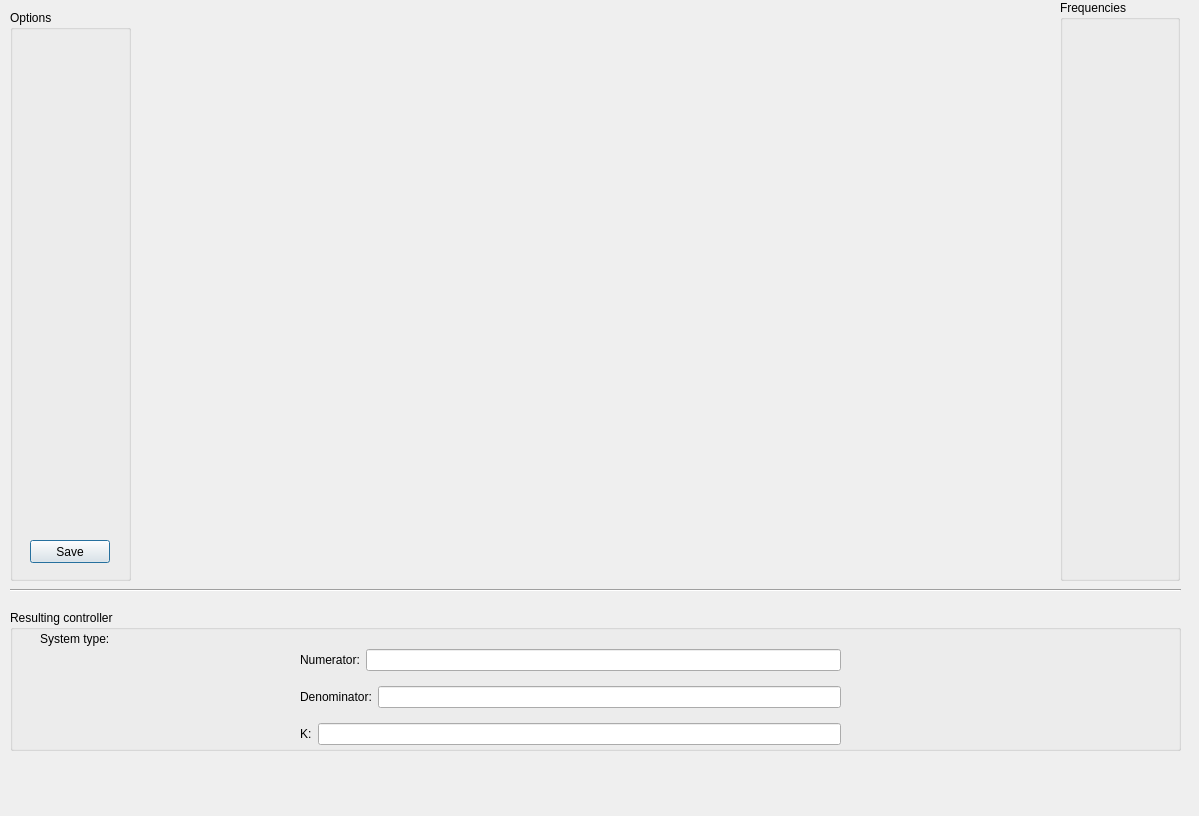
<?xml version="1.0" encoding="UTF-8"?>
<ui version="4.0">
 <class>LoopShapingViewer</class>
 <widget class="QDialog" name="LoopShapingViewer">
  <property name="geometry">
   <rect>
    <x>0</x>
    <y>0</y>
    <width>1199</width>
    <height>816</height>
   </rect>
  </property>
  <property name="windowTitle">
   <string>Dialog</string>
  </property>
  <widget class="QCustomPlot" name="diagrama" native="true">
   <property name="geometry">
    <rect>
     <x>150</x>
     <y>20</y>
     <width>901</width>
     <height>561</height>
    </rect>
   </property>
   <property name="sizeIncrement">
    <size>
     <width>13</width>
     <height>0</height>
    </size>
   </property>
  </widget>
  <widget class="QGroupBox" name="opciones">
   <property name="geometry">
    <rect>
     <x>10</x>
     <y>10</y>
     <width>121</width>
     <height>571</height>
    </rect>
   </property>
   <property name="title">
    <string>Options</string>
   </property>
   <widget class="QPushButton" name="guardar">
    <property name="geometry">
     <rect>
      <x>20</x>
      <y>530</y>
      <width>80</width>
      <height>23</height>
     </rect>
    </property>
    <property name="text">
     <string>Save</string>
    </property>
   </widget>
  </widget>
  <widget class="QGroupBox" name="frecuencias">
   <property name="geometry">
    <rect>
     <x>1060</x>
     <y>0</y>
     <width>120</width>
     <height>581</height>
    </rect>
   </property>
   <property name="title">
    <string>Frequencies</string>
   </property>
  </widget>
  <widget class="Line" name="line">
   <property name="geometry">
    <rect>
     <x>10</x>
     <y>580</y>
     <width>1171</width>
     <height>20</height>
    </rect>
   </property>
   <property name="orientation">
    <enum>Qt::Horizontal</enum>
   </property>
  </widget>
  <widget class="QGroupBox" name="cajaControlador">
   <property name="geometry">
    <rect>
     <x>10</x>
     <y>610</y>
     <width>1171</width>
     <height>141</height>
    </rect>
   </property>
   <property name="title">
    <string>Resulting controller</string>
   </property>
   <widget class="QLabel" name="label">
    <property name="geometry">
     <rect>
      <x>30</x>
      <y>20</y>
      <width>101</width>
      <height>17</height>
     </rect>
    </property>
    <property name="text">
     <string>System type:</string>
    </property>
   </widget>
   <widget class="QLabel" name="tipoSistema">
    <property name="geometry">
     <rect>
      <x>50</x>
      <y>50</y>
      <width>121</width>
      <height>71</height>
     </rect>
    </property>
    <property name="text">
     <string/>
    </property>
   </widget>
   <widget class="QWidget" name="layoutWidget">
    <property name="geometry">
     <rect>
      <x>290</x>
      <y>30</y>
      <width>541</width>
      <height>116</height>
     </rect>
    </property>
    <layout class="QVBoxLayout" name="verticalLayout">
     <item>
      <layout class="QHBoxLayout" name="horizontalLayout">
       <item>
        <widget class="QLabel" name="label_2">
         <property name="text">
          <string>Numerator:</string>
         </property>
        </widget>
       </item>
       <item>
        <widget class="QLineEdit" name="nume"/>
       </item>
      </layout>
     </item>
     <item>
      <layout class="QHBoxLayout" name="horizontalLayout_2">
       <item>
        <widget class="QLabel" name="label_3">
         <property name="text">
          <string>Denominator:</string>
         </property>
        </widget>
       </item>
       <item>
        <widget class="QLineEdit" name="deno"/>
       </item>
      </layout>
     </item>
     <item>
      <layout class="QHBoxLayout" name="horizontalLayout_3">
       <item>
        <widget class="QLabel" name="label_4">
         <property name="text">
          <string>K:</string>
         </property>
        </widget>
       </item>
       <item>
        <widget class="QLineEdit" name="k"/>
       </item>
      </layout>
     </item>
    </layout>
   </widget>
  </widget>
 </widget>
 <customwidgets>
  <customwidget>
   <class>QCustomPlot</class>
   <extends>QWidget</extends>
   <header location="global">qcustomplot.h</header>
   <container>1</container>
  </customwidget>
 </customwidgets>
 <resources/>
 <connections/>
</ui>
